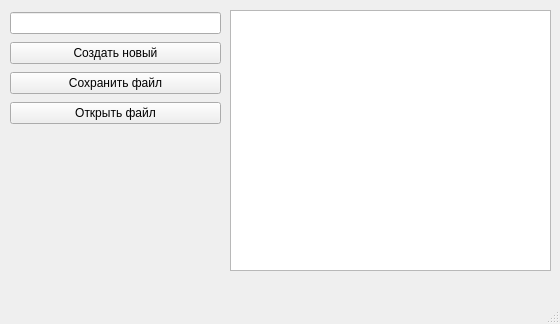
<?xml version="1.0" encoding="UTF-8"?>
<ui version="4.0">
 <class>MainWindow</class>
 <widget class="QMainWindow" name="MainWindow">
  <property name="geometry">
   <rect>
    <x>0</x>
    <y>0</y>
    <width>560</width>
    <height>324</height>
   </rect>
  </property>
  <property name="windowTitle">
   <string>MainWindow</string>
  </property>
  <widget class="QWidget" name="centralwidget">
   <widget class="QTextEdit" name="textEdit">
    <property name="geometry">
     <rect>
      <x>230</x>
      <y>10</y>
      <width>321</width>
      <height>261</height>
     </rect>
    </property>
   </widget>
   <widget class="QWidget" name="">
    <property name="geometry">
     <rect>
      <x>10</x>
      <y>10</y>
      <width>211</width>
      <height>120</height>
     </rect>
    </property>
    <layout class="QVBoxLayout" name="verticalLayout">
     <item>
      <widget class="QLineEdit" name="lineEdit"/>
     </item>
     <item>
      <widget class="QPushButton" name="pushButton">
       <property name="text">
        <string>Создать новый</string>
       </property>
      </widget>
     </item>
     <item>
      <widget class="QPushButton" name="pushButton_2">
       <property name="text">
        <string>Сохранить файл</string>
       </property>
      </widget>
     </item>
     <item>
      <widget class="QPushButton" name="pushButton_3">
       <property name="text">
        <string>Открыть файл</string>
       </property>
      </widget>
     </item>
    </layout>
   </widget>
  </widget>
  <widget class="QMenuBar" name="menubar">
   <property name="geometry">
    <rect>
     <x>0</x>
     <y>0</y>
     <width>560</width>
     <height>22</height>
    </rect>
   </property>
  </widget>
  <widget class="QStatusBar" name="statusbar"/>
 </widget>
 <resources/>
 <connections/>
</ui>
